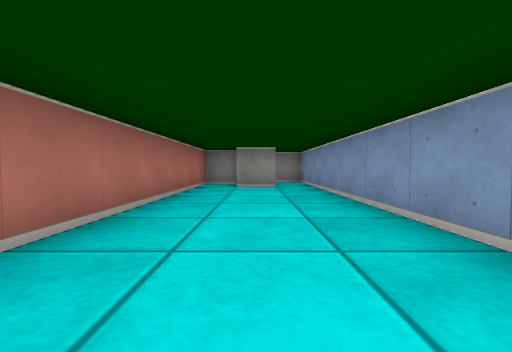
View 1 (above)

12 first-person views from a walk through a cub3D ray-caster map. The camera is about half as high as the walls, tilts 2° down and sees 90° across. The floor is counted in squares. Each view is taken from the middle of a square. On the plan, view 1 faces up. The plan holds only what a view shows up to about 9 squares ahead; the rest is blank.

View 2
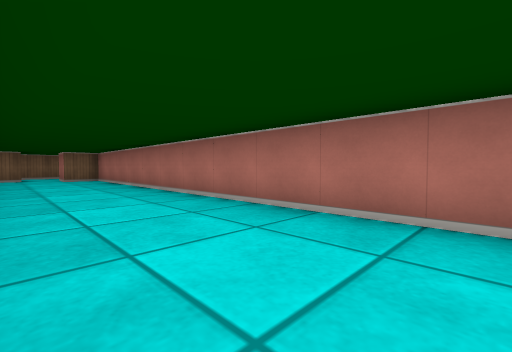

View 3
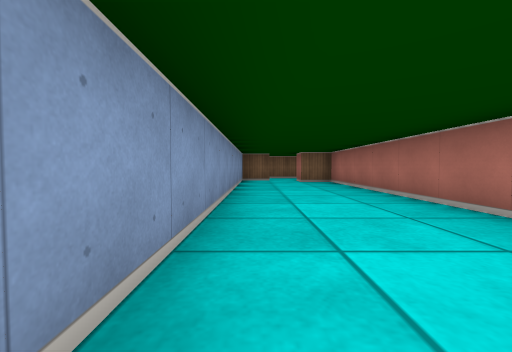

View 4
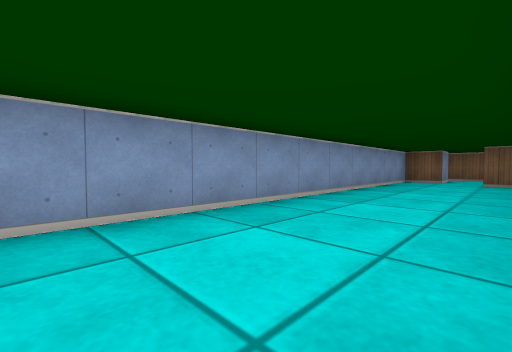

View 5
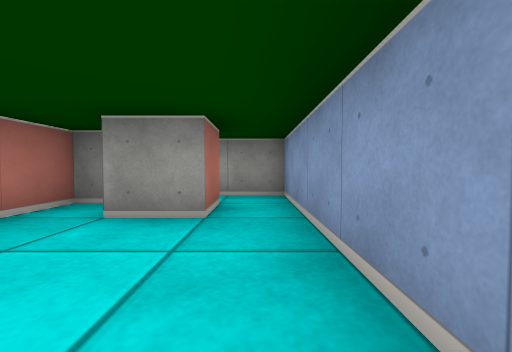

View 6
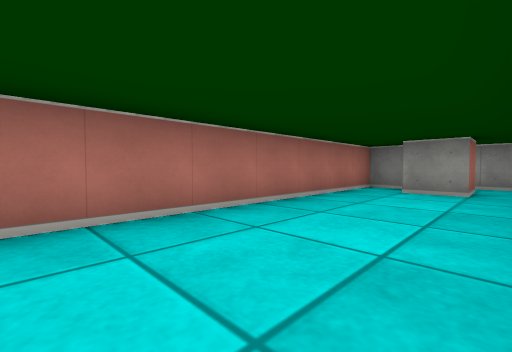

View 7
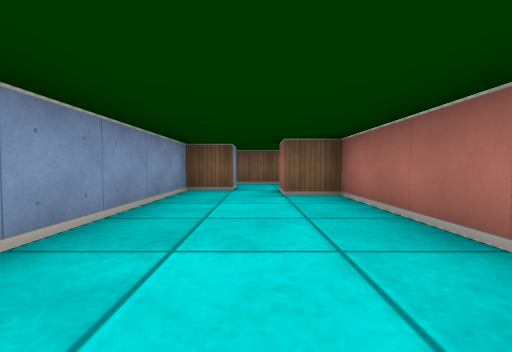

View 8
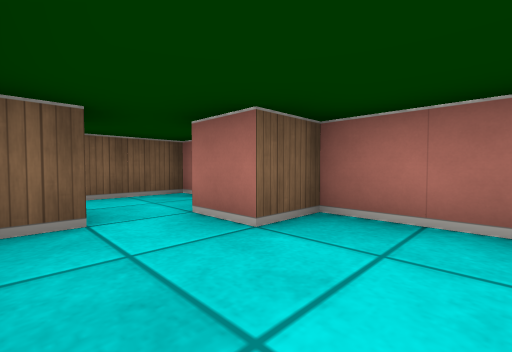

View 9
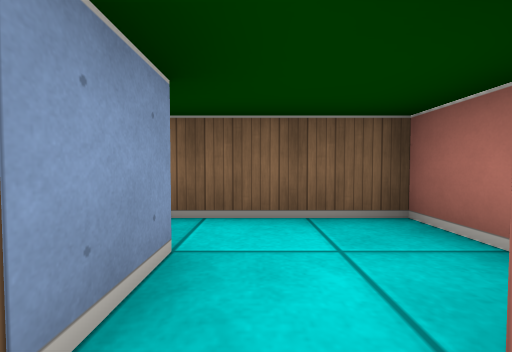

View 10
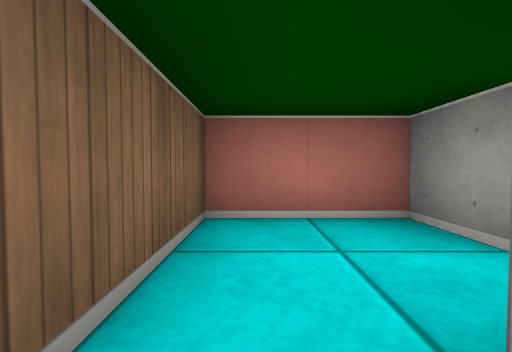

View 11
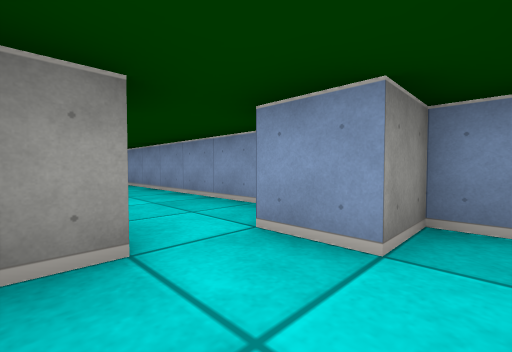

View 12
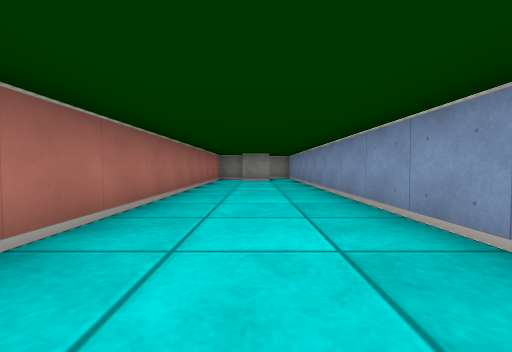

### Floor plan
Points are (right, up) in squares from view 1. A wall is a line through its corners. A room is listed if a view was taken in it or the views show most of it. See-through windows are left out.
Room 1 (views 1, 2, 3, 4, 5, 6, 7, 8, 9, 12)
walls: (-0.5, 7.5) (-1.5, 7.5) (-1.5, -6.5) (-0.5, -6.5) (-0.5, -7.5); (0.5, -7.5) (1.5, -7.5) (1.5, 8.5) (0.2, 8.5); (0.5, 7.5) (0.5, 6.5) (-0.5, 6.5)
ways out: opening at (0, -7) to room 2
Room 2 (views 10, 11)
walls: (1.5, -9.1) (1.5, -8.5) (0.5, -8.5) (0.5, -7.5); (-0.5, -7.5) (-1.5, -7.5) (-1.5, -9.5) (0.9, -9.5)
ways out: opening at (0, -7) to room 1

Where each view was taken, in squares from view 1:
view 1: 0 up, 0 right, facing up
view 2: 4 up, 1 right, facing down-left
view 3: 2 up, 1 right, facing down
view 4: 2 up, 1 left, facing down-right
view 5: 4 up, 1 right, facing up
view 6: 1 up, 1 right, facing up-left
view 7: 2 down, 0 right, facing down
view 8: 5 down, 1 right, facing down-left
view 9: 7 down, 0 right, facing down
view 10: 9 down, 1 right, facing left
view 11: 9 down, 1 left, facing up-right
view 12: 3 down, 0 right, facing up
